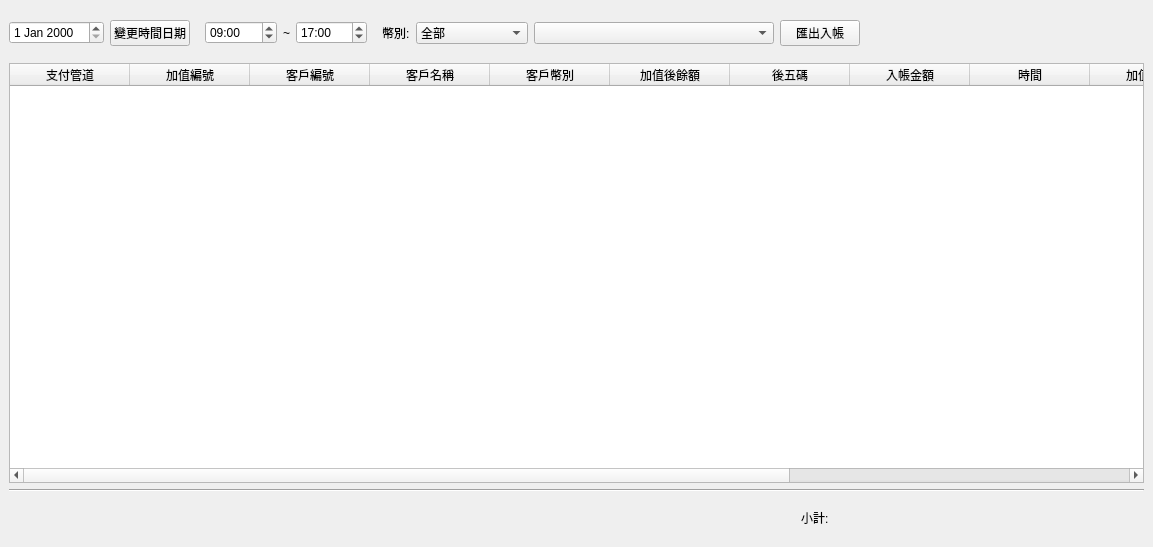
<?xml version="1.0" encoding="UTF-8"?>
<ui version="4.0">
 <class>LayerDayDebit</class>
 <widget class="QWidget" name="LayerDayDebit">
  <property name="geometry">
   <rect>
    <x>0</x>
    <y>0</y>
    <width>1153</width>
    <height>547</height>
   </rect>
  </property>
  <property name="windowTitle">
   <string>Form</string>
  </property>
  <layout class="QGridLayout" name="gridLayout">
   <property name="leftMargin">
    <number>0</number>
   </property>
   <property name="topMargin">
    <number>0</number>
   </property>
   <property name="rightMargin">
    <number>0</number>
   </property>
   <property name="bottomMargin">
    <number>0</number>
   </property>
   <property name="spacing">
    <number>0</number>
   </property>
   <item row="0" column="0">
    <widget class="QWidget" name="wBg" native="true">
     <layout class="QGridLayout" name="gridLayout_2">
      <item row="2" column="0" colspan="2">
       <widget class="Line" name="line">
        <property name="orientation">
         <enum>Qt::Horizontal</enum>
        </property>
       </widget>
      </item>
      <item row="0" column="0">
       <widget class="QWidget" name="widget" native="true">
        <property name="minimumSize">
         <size>
          <width>0</width>
          <height>48</height>
         </size>
        </property>
        <layout class="QHBoxLayout" name="horizontalLayout">
         <property name="leftMargin">
          <number>0</number>
         </property>
         <property name="topMargin">
          <number>0</number>
         </property>
         <property name="rightMargin">
          <number>0</number>
         </property>
         <property name="bottomMargin">
          <number>0</number>
         </property>
         <item>
          <widget class="QWidget" name="widget_4" native="true">
           <property name="minimumSize">
            <size>
             <width>0</width>
             <height>0</height>
            </size>
           </property>
           <property name="maximumSize">
            <size>
             <width>260</width>
             <height>16777215</height>
            </size>
           </property>
           <layout class="QGridLayout" name="gridLayout_3">
            <property name="leftMargin">
             <number>0</number>
            </property>
            <property name="topMargin">
             <number>0</number>
            </property>
            <property name="rightMargin">
             <number>0</number>
            </property>
            <property name="bottomMargin">
             <number>0</number>
            </property>
            <item row="0" column="0">
             <widget class="QDateEdit" name="dateEdit">
              <property name="sizePolicy">
               <sizepolicy hsizetype="Fixed" vsizetype="Fixed">
                <horstretch>0</horstretch>
                <verstretch>0</verstretch>
               </sizepolicy>
              </property>
              <property name="styleSheet">
               <string notr="true">font: 18px &quot;Microsoft JhengHei UI&quot;;</string>
              </property>
              <property name="currentSection">
               <enum>QDateTimeEdit::DaySection</enum>
              </property>
             </widget>
            </item>
            <item row="0" column="1">
             <widget class="QPushButton" name="btnChangeDate">
              <property name="text">
               <string>變更時間日期</string>
              </property>
             </widget>
            </item>
           </layout>
          </widget>
         </item>
         <item>
          <widget class="QWidget" name="widget_3" native="true">
           <property name="minimumSize">
            <size>
             <width>180</width>
             <height>0</height>
            </size>
           </property>
           <property name="maximumSize">
            <size>
             <width>180</width>
             <height>16777215</height>
            </size>
           </property>
           <layout class="QHBoxLayout" name="horizontalLayout_2">
            <item>
             <widget class="QTimeEdit" name="timeStart">
              <property name="displayFormat">
               <string>hh:mm</string>
              </property>
              <property name="time">
               <time>
                <hour>9</hour>
                <minute>0</minute>
                <second>0</second>
               </time>
              </property>
             </widget>
            </item>
            <item>
             <widget class="QLabel" name="label">
              <property name="sizePolicy">
               <sizepolicy hsizetype="Fixed" vsizetype="Preferred">
                <horstretch>0</horstretch>
                <verstretch>0</verstretch>
               </sizepolicy>
              </property>
              <property name="text">
               <string>~</string>
              </property>
              <property name="alignment">
               <set>Qt::AlignCenter</set>
              </property>
             </widget>
            </item>
            <item>
             <widget class="QTimeEdit" name="timeEnd">
              <property name="currentSection">
               <enum>QDateTimeEdit::HourSection</enum>
              </property>
              <property name="displayFormat">
               <string>hh:mm</string>
              </property>
              <property name="time">
               <time>
                <hour>17</hour>
                <minute>0</minute>
                <second>0</second>
               </time>
              </property>
             </widget>
            </item>
           </layout>
          </widget>
         </item>
         <item>
          <widget class="QWidget" name="widget_2" native="true">
           <property name="minimumSize">
            <size>
             <width>150</width>
             <height>0</height>
            </size>
           </property>
           <layout class="QGridLayout" name="gridLayout_4">
            <property name="leftMargin">
             <number>0</number>
            </property>
            <property name="topMargin">
             <number>0</number>
            </property>
            <property name="rightMargin">
             <number>0</number>
            </property>
            <property name="bottomMargin">
             <number>0</number>
            </property>
            <item row="0" column="3">
             <widget class="QPushButton" name="btnDebitExport">
              <property name="text">
               <string>匯出入帳</string>
              </property>
             </widget>
            </item>
            <item row="0" column="1">
             <widget class="QComboBox" name="cbCurrency">
              <property name="minimumSize">
               <size>
                <width>100</width>
                <height>0</height>
               </size>
              </property>
              <item>
               <property name="text">
                <string>全部</string>
               </property>
              </item>
              <item>
               <property name="text">
                <string>新台幣(NTD)</string>
               </property>
              </item>
              <item>
               <property name="text">
                <string>美金(USD)</string>
               </property>
              </item>
              <item>
               <property name="text">
                <string>港幣(HKD)</string>
               </property>
              </item>
              <item>
               <property name="text">
                <string>人民幣(RMB)</string>
               </property>
              </item>
              <item>
               <property name="text">
                <string>林吉特(MYR)</string>
               </property>
              </item>
              <item>
               <property name="text">
                <string>新加坡元(SGD)</string>
               </property>
              </item>
             </widget>
            </item>
            <item row="0" column="0">
             <widget class="QLabel" name="label_2">
              <property name="text">
               <string>幣別:</string>
              </property>
             </widget>
            </item>
            <item row="0" column="2">
             <widget class="QComboBox" name="cbDebit">
              <property name="minimumSize">
               <size>
                <width>240</width>
                <height>0</height>
               </size>
              </property>
             </widget>
            </item>
           </layout>
          </widget>
         </item>
        </layout>
       </widget>
      </item>
      <item row="0" column="1">
       <spacer name="horizontalSpacer">
        <property name="orientation">
         <enum>Qt::Horizontal</enum>
        </property>
        <property name="sizeHint" stdset="0">
         <size>
          <width>40</width>
          <height>20</height>
         </size>
        </property>
       </spacer>
      </item>
      <item row="1" column="0" colspan="2">
       <widget class="QTableWidget" name="tb">
        <property name="editTriggers">
         <set>QAbstractItemView::NoEditTriggers</set>
        </property>
        <attribute name="horizontalHeaderMinimumSectionSize">
         <number>28</number>
        </attribute>
        <attribute name="horizontalHeaderDefaultSectionSize">
         <number>120</number>
        </attribute>
        <attribute name="horizontalHeaderStretchLastSection">
         <bool>true</bool>
        </attribute>
        <attribute name="verticalHeaderVisible">
         <bool>false</bool>
        </attribute>
        <column>
         <property name="text">
          <string>支付管道</string>
         </property>
        </column>
        <column>
         <property name="text">
          <string>加值編號</string>
         </property>
        </column>
        <column>
         <property name="text">
          <string>客戶編號</string>
         </property>
        </column>
        <column>
         <property name="text">
          <string>客戶名稱</string>
         </property>
        </column>
        <column>
         <property name="text">
          <string>客戶幣別</string>
         </property>
        </column>
        <column>
         <property name="text">
          <string>加值後餘額</string>
         </property>
        </column>
        <column>
         <property name="text">
          <string>後五碼</string>
         </property>
        </column>
        <column>
         <property name="text">
          <string>入帳金額</string>
         </property>
        </column>
        <column>
         <property name="text">
          <string>時間</string>
         </property>
        </column>
        <column>
         <property name="text">
          <string>加值人員</string>
         </property>
        </column>
        <column>
         <property name="text">
          <string>圖</string>
         </property>
        </column>
        <column>
         <property name="text">
          <string>圖</string>
         </property>
        </column>
        <column>
         <property name="text">
          <string>備註</string>
         </property>
        </column>
       </widget>
      </item>
      <item row="3" column="0" colspan="2">
       <widget class="QWidget" name="widget_5" native="true">
        <property name="minimumSize">
         <size>
          <width>0</width>
          <height>40</height>
         </size>
        </property>
        <layout class="QHBoxLayout" name="horizontalLayout_3">
         <item>
          <spacer name="horizontalSpacer_2">
           <property name="orientation">
            <enum>Qt::Horizontal</enum>
           </property>
           <property name="sizeHint" stdset="0">
            <size>
             <width>40</width>
             <height>20</height>
            </size>
           </property>
          </spacer>
         </item>
         <item>
          <widget class="QLabel" name="lbT">
           <property name="styleSheet">
            <string notr="true">font: 24px &quot;Microsoft JhengHei UI&quot;;</string>
           </property>
           <property name="text">
            <string>小計:</string>
           </property>
          </widget>
         </item>
         <item>
          <widget class="QLabel" name="lbTotal">
           <property name="minimumSize">
            <size>
             <width>300</width>
             <height>0</height>
            </size>
           </property>
           <property name="styleSheet">
            <string notr="true">font: 700 24px &quot;Microsoft JhengHei UI&quot;;</string>
           </property>
           <property name="text">
            <string/>
           </property>
          </widget>
         </item>
        </layout>
       </widget>
      </item>
     </layout>
    </widget>
   </item>
  </layout>
 </widget>
 <resources/>
 <connections/>
</ui>
